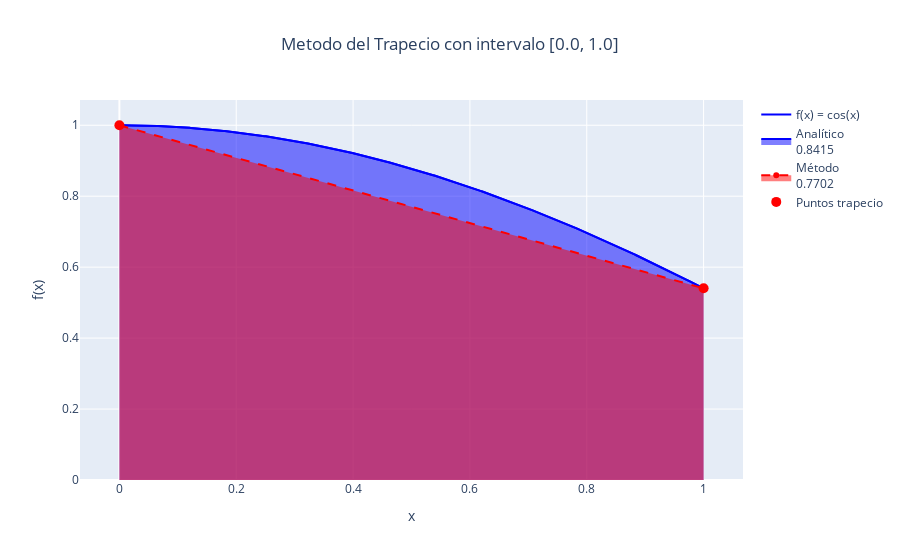

Notebook code cell kept with this figure:
### Code cell
# Celda usuario
f = ut.leerFuncion() # Leer la función
interact(trapecio, 
        f_=fixed(f), 
        a=widgets.FloatText(value=0,description='a',disabled=False),
        b=widgets.FloatText(value=1,description='b',disabled=False),
        n=widgets.Play(value=1,min=1,max=50,step=1,disabled=False,interval=1000)
        #n=widgets.IntSlider(value=1,min=1,max=30,step=1)
        )

### Figure 1 — Plotly figure (JSON) as saved in the notebook; plotly's stock layout.template omitted (floating-point values rounded to 4 significant figures; data arrays with more than 128 entries replaced by an {"elided": "..."} marker saying what was removed)
{"data": [{"line": {"color": "blue", "width": 2}, "name": "f(x) = cos(x)", "type": "scatter", "x": {"elided": "500 float values"}, "y": {"elided": "500 float values"}}, {"fill": "tozeroy", "line": {"color": "blue", "width": 2}, "name": "Analítico<br>0.8415", "type": "scatter", "x": {"elided": "500 float values"}, "y": {"elided": "500 float values"}}, {"fill": "tozeroy", "line": {"color": "red", "dash": "dash", "width": 2}, "name": "Método<br>0.7702", "type": "scatter", "x": [0, 1], "y": [1, 0.5403]}, {"marker": {"color": "red", "size": 10}, "mode": "markers", "name": "Puntos trapecio", "type": "scatter", "x": [0, 1], "y": [1, 0.5403]}], "layout": {"title": {"text": "Metodo del Trapecio con intervalo [0.0, 1.0]", "x": 0.5}, "xaxis": {"title": {"text": "x"}}, "yaxis": {"title": {"text": "f(x)"}}}}
